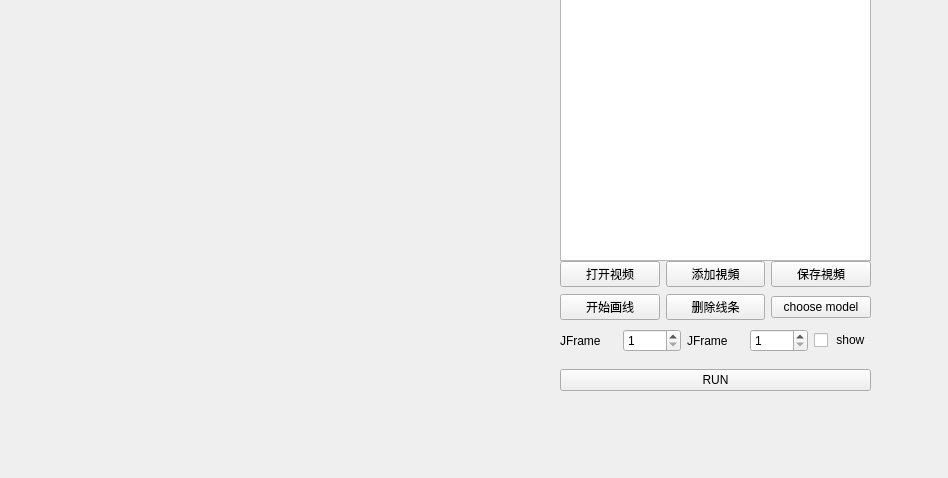
<?xml version="1.0" encoding="UTF-8"?>
<ui version="4.0">
 <class>MainWindow</class>
 <widget class="QMainWindow" name="MainWindow">
  <property name="geometry">
   <rect>
    <x>0</x>
    <y>0</y>
    <width>948</width>
    <height>478</height>
   </rect>
  </property>
  <property name="windowTitle">
   <string>Vehicle Flow Statistics </string>
  </property>
  <widget class="QWidget" name="centralwidget">
   <widget class="QWidget" name="gridLayoutWidget_2">
    <property name="geometry">
     <rect>
      <x>560</x>
      <y>260</y>
      <width>311</width>
      <height>61</height>
     </rect>
    </property>
    <layout class="QGridLayout" name="gridLayout_2">
     <item row="0" column="0">
      <widget class="QPushButton" name="pushButton">
       <property name="text">
        <string>打开视频</string>
       </property>
      </widget>
     </item>
     <item row="0" column="1">
      <widget class="QPushButton" name="pushButton_2">
       <property name="text">
        <string>添加視頻</string>
       </property>
      </widget>
     </item>
     <item row="0" column="3">
      <widget class="QPushButton" name="pushButton_4">
       <property name="text">
        <string>保存視頻</string>
       </property>
      </widget>
     </item>
     <item row="1" column="0">
      <widget class="QPushButton" name="pushButton_3">
       <property name="text">
        <string>开始画线</string>
       </property>
      </widget>
     </item>
     <item row="1" column="1">
      <widget class="QPushButton" name="pushButton_5">
       <property name="text">
        <string>删除线条</string>
       </property>
      </widget>
     </item>
     <item row="1" column="3">
      <widget class="QPushButton" name="pushButton_7">
       <property name="text">
        <string>choose model</string>
       </property>
      </widget>
     </item>
    </layout>
   </widget>
   <widget class="QWidget" name="verticalLayoutWidget_2">
    <property name="geometry">
     <rect>
      <x>560</x>
      <y>-30</y>
      <width>311</width>
      <height>291</height>
     </rect>
    </property>
    <layout class="QVBoxLayout" name="verticalLayout_2">
     <item>
      <widget class="QTextBrowser" name="textBrowser">
       <property name="minimumSize">
        <size>
         <width>309</width>
         <height>289</height>
        </size>
       </property>
       <property name="html">
        <string>&lt;!DOCTYPE HTML PUBLIC &quot;-//W3C//DTD HTML 4.0//EN&quot; &quot;http://www.w3.org/TR/REC-html40/strict.dtd&quot;&gt;
&lt;html&gt;&lt;head&gt;&lt;meta name=&quot;qrichtext&quot; content=&quot;1&quot; /&gt;&lt;style type=&quot;text/css&quot;&gt;
p, li { white-space: pre-wrap; }
&lt;/style&gt;&lt;/head&gt;&lt;body style=&quot; font-family:'Sans Serif'; font-size:9pt; font-weight:400; font-style:normal;&quot;&gt;
&lt;p style=&quot;-qt-paragraph-type:empty; margin-top:0px; margin-bottom:0px; margin-left:0px; margin-right:0px; -qt-block-indent:0; text-indent:0px;&quot;&gt;&lt;br /&gt;&lt;/p&gt;&lt;/body&gt;&lt;/html&gt;</string>
       </property>
      </widget>
     </item>
    </layout>
   </widget>
   <widget class="QWidget" name="verticalLayoutWidget_3">
    <property name="geometry">
     <rect>
      <x>0</x>
      <y>0</y>
      <width>551</width>
      <height>401</height>
     </rect>
    </property>
    <layout class="QVBoxLayout" name="verticalLayout_3">
     <item>
      <widget class="QLabel" name="label">
       <property name="sizePolicy">
        <sizepolicy hsizetype="Ignored" vsizetype="Ignored">
         <horstretch>0</horstretch>
         <verstretch>0</verstretch>
        </sizepolicy>
       </property>
       <property name="autoFillBackground">
        <bool>true</bool>
       </property>
       <property name="text">
        <string/>
       </property>
       <property name="margin">
        <number>1</number>
       </property>
      </widget>
     </item>
    </layout>
   </widget>
   <widget class="QWidget" name="horizontalLayoutWidget">
    <property name="geometry">
     <rect>
      <x>560</x>
      <y>320</y>
      <width>311</width>
      <height>41</height>
     </rect>
    </property>
    <layout class="QHBoxLayout" name="horizontalLayout">
     <item>
      <widget class="QLabel" name="label_2">
       <property name="text">
        <string>JFrame</string>
       </property>
      </widget>
     </item>
     <item>
      <widget class="QSpinBox" name="spinBox">
       <property name="minimum">
        <number>1</number>
       </property>
       <property name="maximum">
        <number>5</number>
       </property>
      </widget>
     </item>
     <item>
      <widget class="QLabel" name="label_3">
       <property name="text">
        <string>JFrame</string>
       </property>
      </widget>
     </item>
     <item>
      <widget class="QSpinBox" name="spinBox_2">
       <property name="minimum">
        <number>1</number>
       </property>
       <property name="maximum">
        <number>5</number>
       </property>
      </widget>
     </item>
     <item>
      <widget class="QCheckBox" name="checkshow">
       <property name="text">
        <string> show</string>
       </property>
      </widget>
     </item>
    </layout>
   </widget>
   <widget class="QWidget" name="gridLayoutWidget">
    <property name="geometry">
     <rect>
      <x>560</x>
      <y>360</y>
      <width>311</width>
      <height>41</height>
     </rect>
    </property>
    <layout class="QGridLayout" name="gridLayout">
     <item row="0" column="0">
      <widget class="QPushButton" name="pushButton_6">
       <property name="text">
        <string>RUN</string>
       </property>
      </widget>
     </item>
    </layout>
   </widget>
  </widget>
 </widget>
 <resources/>
 <connections/>
</ui>
